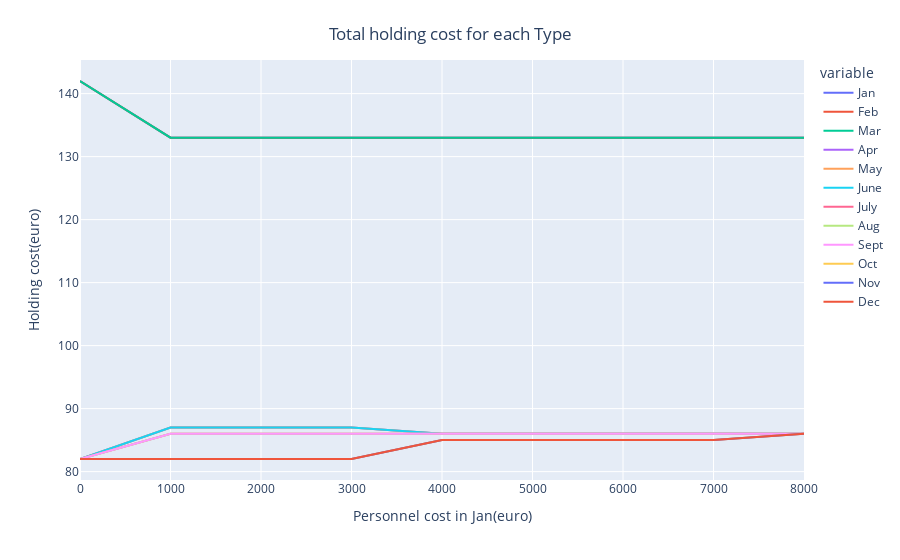

This figure's notebook cell:
### Code cell
# figure for experiment F

# process data
df_f = pd.DataFrame(data=df_f)

fig = px.line(df_f, x=df_f.columns[0], y=df_f.columns[1:-1])

fig.update_layout(
    # set tickles
    xaxis_title="Personnel cost in Jan(euro)", 
    yaxis_title="Holding cost(euro)",
    
    # set title
    title={
        'text': "Total holding cost for each Type",
        'y':0.95,
        'x':0.5,
        'xanchor': 'center',
        'yanchor': 'top'},

)

fig.show()

### Figure 1 — Plotly figure (JSON) as saved in the notebook; plotly's stock layout.template omitted (floating-point values rounded to 4 significant figures)
{"data": [{"hovertemplate": "variable=Jan<br>firing_cost=%{x}<br>value=%{y}<extra></extra>", "legendgroup": "Jan", "line": {"color": "#636efa", "dash": "solid"}, "marker": {"symbol": "circle"}, "mode": "lines", "name": "Jan", "orientation": "v", "showlegend": true, "type": "scatter", "x": [0, 1000, 2000, 3000, 4000, 5000, 6000, 7000, 8000], "xaxis": "x", "y": [142, 133, 133, 133, 133, 133, 133, 133, 133], "yaxis": "y"}, {"hovertemplate": "variable=Feb<br>firing_cost=%{x}<br>value=%{y}<extra></extra>", "legendgroup": "Feb", "line": {"color": "#EF553B", "dash": "solid"}, "marker": {"symbol": "circle"}, "mode": "lines", "name": "Feb", "orientation": "v", "showlegend": true, "type": "scatter", "x": [0, 1000, 2000, 3000, 4000, 5000, 6000, 7000, 8000], "xaxis": "x", "y": [142, 133, 133, 133, 133, 133, 133, 133, 133], "yaxis": "y"}, {"hovertemplate": "variable=Mar<br>firing_cost=%{x}<br>value=%{y}<extra></extra>", "legendgroup": "Mar", "line": {"color": "#00cc96", "dash": "solid"}, "marker": {"symbol": "circle"}, "mode": "lines", "name": "Mar", "orientation": "v", "showlegend": true, "type": "scatter", "x": [0, 1000, 2000, 3000, 4000, 5000, 6000, 7000, 8000], "xaxis": "x", "y": [142, 133, 133, 133, 133, 133, 133, 133, 133], "yaxis": "y"}, {"hovertemplate": "variable=Apr<br>firing_cost=%{x}<br>value=%{y}<extra></extra>", "legendgroup": "Apr", "line": {"color": "#ab63fa", "dash": "solid"}, "marker": {"symbol": "circle"}, "mode": "lines", "name": "Apr", "orientation": "v", "showlegend": true, "type": "scatter", "x": [0, 1000, 2000, 3000, 4000, 5000, 6000, 7000, 8000], "xaxis": "x", "y": [82, 87, 87, 87, 86, 86, 86, 86, 86], "yaxis": "y"}, {"hovertemplate": "variable=May<br>firing_cost=%{x}<br>value=%{y}<extra></extra>", "legendgroup": "May", "line": {"color": "#FFA15A", "dash": "solid"}, "marker": {"symbol": "circle"}, "mode": "lines", "name": "May", "orientation": "v", "showlegend": true, "type": "scatter", "x": [0, 1000, 2000, 3000, 4000, 5000, 6000, 7000, 8000], "xaxis": "x", "y": [82, 87, 87, 87, 86, 86, 86, 86, 86], "yaxis": "y"}, {"hovertemplate": "variable=June<br>firing_cost=%{x}<br>value=%{y}<extra></extra>", "legendgroup": "June", "line": {"color": "#19d3f3", "dash": "solid"}, "marker": {"symbol": "circle"}, "mode": "lines", "name": "June", "orientation": "v", "showlegend": true, "type": "scatter", "x": [0, 1000, 2000, 3000, 4000, 5000, 6000, 7000, 8000], "xaxis": "x", "y": [82, 87, 87, 87, 86, 86, 86, 86, 86], "yaxis": "y"}, {"hovertemplate": "variable=July<br>firing_cost=%{x}<br>value=%{y}<extra></extra>", "legendgroup": "July", "line": {"color": "#FF6692", "dash": "solid"}, "marker": {"symbol": "circle"}, "mode": "lines", "name": "July", "orientation": "v", "showlegend": true, "type": "scatter", "x": [0, 1000, 2000, 3000, 4000, 5000, 6000, 7000, 8000], "xaxis": "x", "y": [82, 86, 86, 86, 86, 86, 86, 86, 86], "yaxis": "y"}, {"hovertemplate": "variable=Aug<br>firing_cost=%{x}<br>value=%{y}<extra></extra>", "legendgroup": "Aug", "line": {"color": "#B6E880", "dash": "solid"}, "marker": {"symbol": "circle"}, "mode": "lines", "name": "Aug", "orientation": "v", "showlegend": true, "type": "scatter", "x": [0, 1000, 2000, 3000, 4000, 5000, 6000, 7000, 8000], "xaxis": "x", "y": [82, 86, 86, 86, 86, 86, 86, 86, 86], "yaxis": "y"}, {"hovertemplate": "variable=Sept<br>firing_cost=%{x}<br>value=%{y}<extra></extra>", "legendgroup": "Sept", "line": {"color": "#FF97FF", "dash": "solid"}, "marker": {"symbol": "circle"}, "mode": "lines", "name": "Sept", "orientation": "v", "showlegend": true, "type": "scatter", "x": [0, 1000, 2000, 3000, 4000, 5000, 6000, 7000, 8000], "xaxis": "x", "y": [82, 86, 86, 86, 86, 86, 86, 86, 86], "yaxis": "y"}, {"hovertemplate": "variable=Oct<br>firing_cost=%{x}<br>value=%{y}<extra></extra>", "legendgroup": "Oct", "line": {"color": "#FECB52", "dash": "solid"}, "marker": {"symbol": "circle"}, "mode": "lines", "name": "Oct", "orientation": "v", "showlegend": true, "type": "scatter", "x": [0, 1000, 2000, 3000, 4000, 5000, 6000, 7000, 8000], "xaxis": "x", "y": [82, 82, 82, 82, 85, 85, 85, 85, 86], "yaxis": "y"}, {"hovertemplate": "variable=Nov<br>firing_cost=%{x}<br>value=%{y}<extra></extra>", "legendgroup": "Nov", "line": {"color": "#636efa", "dash": "solid"}, "marker": {"symbol": "circle"}, "mode": "lines", "name": "Nov", "orientation": "v", "showlegend": true, "type": "scatter", "x": [0, 1000, 2000, 3000, 4000, 5000, 6000, 7000, 8000], "xaxis": "x", "y": [82, 82, 82, 82, 85, 85, 85, 85, 86], "yaxis": "y"}, {"hovertemplate": "variable=Dec<br>firing_cost=%{x}<br>value=%{y}<extra></extra>", "legendgroup": "Dec", "line": {"color": "#EF553B", "dash": "solid"}, "marker": {"symbol": "circle"}, "mode": "lines", "name": "Dec", "orientation": "v", "showlegend": true, "type": "scatter", "x": [0, 1000, 2000, 3000, 4000, 5000, 6000, 7000, 8000], "xaxis": "x", "y": [82, 82, 82, 82, 85, 85, 85, 85, 86], "yaxis": "y"}], "layout": {"legend": {"title": {"text": "variable"}, "tracegroupgap": 0}, "margin": {"t": 60}, "title": {"text": "Total holding cost for each Type", "x": 0.5, "xanchor": "center", "y": 0.95, "yanchor": "top"}, "xaxis": {"anchor": "y", "domain": [0, 1], "title": {"text": "Personnel cost in Jan(euro)"}}, "yaxis": {"anchor": "x", "domain": [0, 1], "title": {"text": "Holding cost(euro)"}}}}
